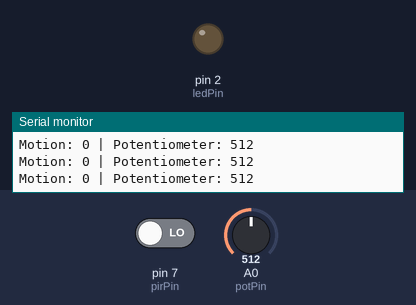
A sketch run on a simulated Arduino Uno, built with avr-gcc and run on an emulated ATmega328P. Shown: output pins drawn as LEDs (lit = HIGH), the last lines printed to the serial monitor. Dashed ring = blinking. Inputs (shaded band) come from the test bench; at power-on: A0 (potPin) = 512, pin 7 (pirPin) LOW.

Above: at 1.2 s.
1.3 s: A0 (potPin) set to 586
4.3 s: A0 (potPin) set to 609
At 4.45 s:
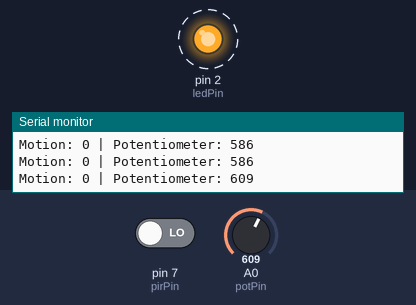
7.3 s: pin 7 (pirPin) driven HIGH
At 8.2 s:
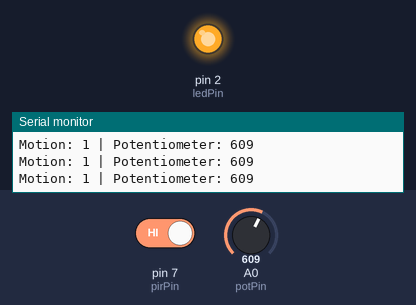
10.3 s: pin 7 (pirPin) driven LOW
At 10.85 s:
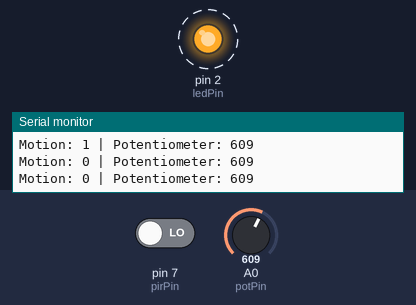
13.3 s: A0 (potPin) set to 590
At 13.7 s:
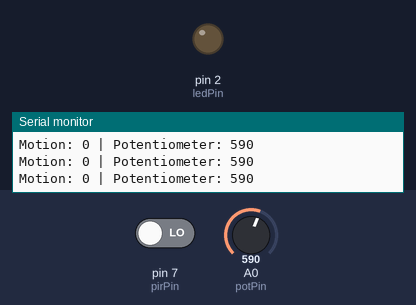
Timing chart, 0 to 15.8 s (numbered marks = the images above; inputs shaded):
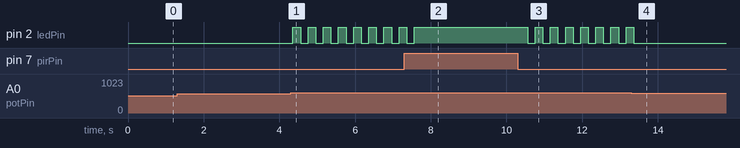

Measured:
- the behaviour switches between 600 and 601 on A0 (potPin) (found by bisection; images 0 and 1)
- after the input at 4.3 s, pin 2 (ledPin): alternates HIGH for 0.20 s and LOW for 0.20 s, starting after 0.06 s
- after the input at 7.3 s, pin 2 (ledPin): goes on until 7.6 s, then stays HIGH
- after the input at 10.3 s, pin 2 (ledPin): alternates HIGH for 0.20 s and LOW for 0.20 s, starting after 0.26 s
- after the input at 13.3 s, pin 2 (ledPin): goes on until 13.4 s, then stays LOW

The sketch:

task_3-2.ino
```cpp
const int pirPin = 7;      // PIR motion sensor
const int potPin = A0;     // Potentiometer
const int ledPin = 2;      // LED

void setup() {
  pinMode(pirPin, INPUT);
  pinMode(ledPin, OUTPUT);
  Serial.begin(9600);
}

void loop() {
  int motion = digitalRead(pirPin);
  int potValue = analogRead(potPin);

  Serial.print("Motion: ");
  Serial.print(motion);
  Serial.print(" | Potentiometer: ");
  Serial.println(potValue);

  if (motion == HIGH) {
    digitalWrite(ledPin, HIGH); // Turn on LED
  } else if (potValue > 600) {
    digitalWrite(ledPin, HIGH);
    delay(200);
    digitalWrite(ledPin, LOW);
    delay(200);
  } else {
    digitalWrite(ledPin, LOW);
  }
}
```
